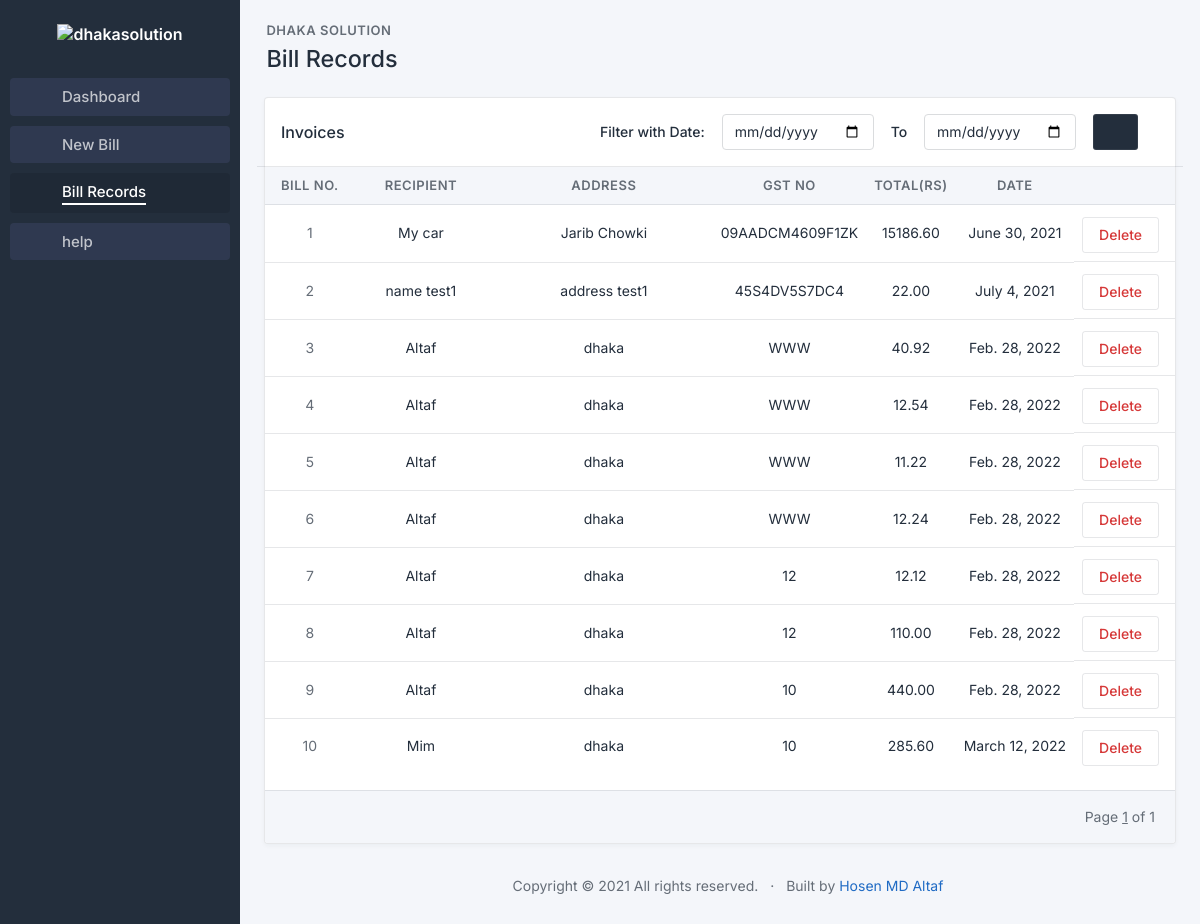
The app's page /records, older data.
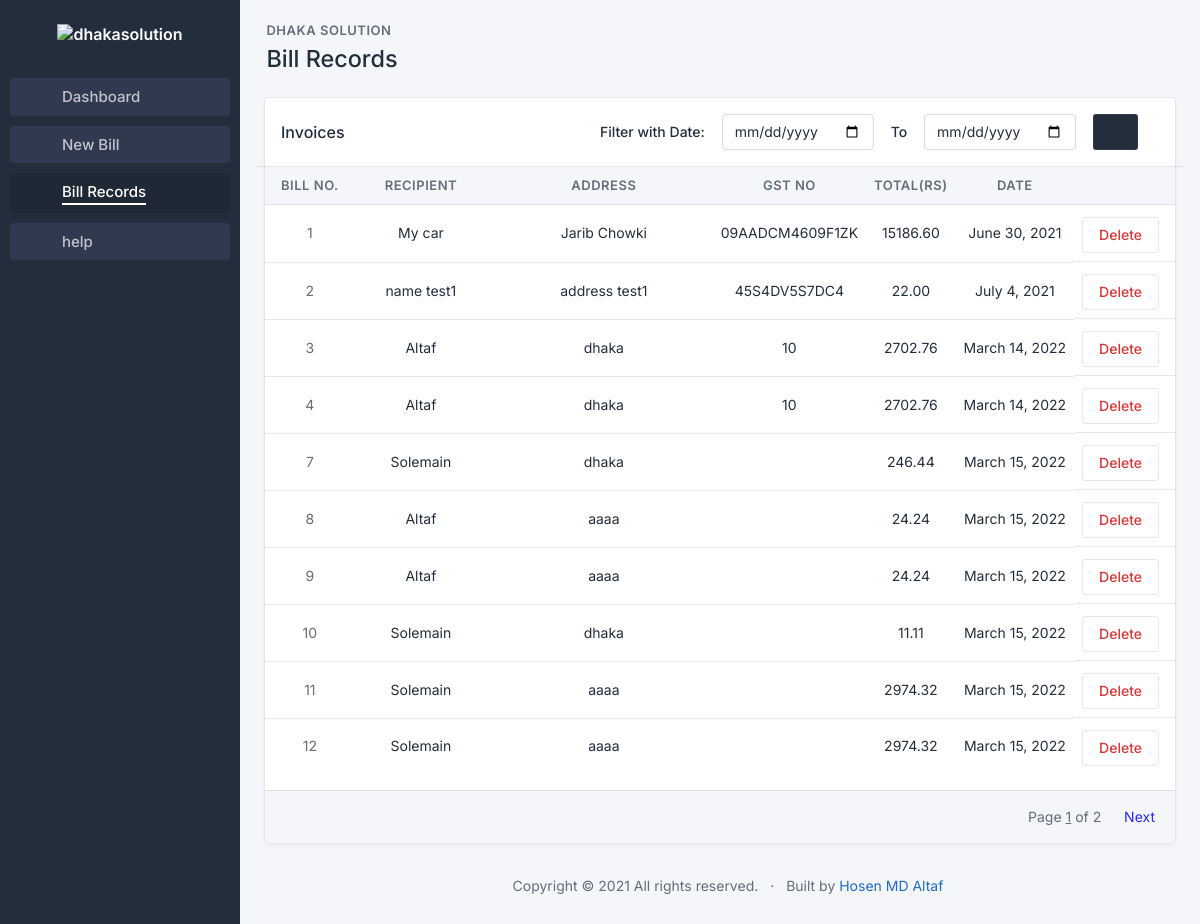
The same page, newer data.
### billmanage/models.py (models this page shows)
class bill(models.Model):
    billno = models.IntegerField(primary_key= True, null=False, blank=False)
    date = models.DateField(default=timezone.now, null=False, blank=False)
    recipient = models.TextField(null=False, blank=False, max_length=100)
    address = models.TextField(null=False, blank=False, max_length=200)
    GSTno = models.CharField(null=False, blank=False, max_length=15)
    cgst = models.IntegerField(null=False, blank=False)
    sgst = models.IntegerField(null=True, blank=True)
    total = models.DecimalField(null=False, blank=False, max_digits=12, decimal_places=2)
    grandtotal = models.DecimalField(null=False, blank=False, max_digits=12, decimal_places=2)
    notice = models.TextField(null=True, blank=True)
    email = models.EmailField(null=True, blank=True)
    phone = models.CharField(null=True, blank=True,max_length=30)

### billmanage/views.py (the view)
# urls.py: path('records', billviews.records, name='records'),
def records(request):
    if request.method=='POST':
        startingdate = request.POST['start']
        enddate = request.POST['end']
        if startingdate and enddate:
            billobj = bill.objects.filter(date__range=[startingdate, enddate])
        else:
            billobj = bill.objects.all()
    else:
        billobj = bill.objects.all()
    paginator = Paginator(billobj, 10)
    page_number = request.GET.get('page')
    try:
        bills = paginator.page(page_number)
    except PageNotAnInteger:
        bills = paginator.page(1)
    except EmptyPage:
        bills = paginator.page(paginator.num_pages)
    return render(request, 'billmanage/records.html', {'bills': bills})

### billmanage/templates/billmanage/records.html (shortened to what this page needs)
{% load static %}
<!doctype html>
<html lang="en">
  <head>
    <link href="{% static 'css/tabler.min.css' %}" rel="stylesheet"/>
    <link href="{% static 'css/tabler-flags.min.css' %}" rel="stylesheet"/>
    <link href="{% static 'css/tabler-payments.min.css' %}" rel="stylesheet"/>
    <link href="{% static 'css/tabler-vendors.min.css' %}" rel="stylesheet"/>
    <link href="{% static 'css/demo.min.css' %}" rel="stylesheet"/>
    <link href="{% static 'typicons.font-2.1.2/src/font/typicons.css' %}" rel="stylesheet"/>
  </head>
  <body class="antialiased">
    <div class="page">
      <aside class="navbar navbar-vertical navbar-expand-lg navbar-dark">
        <div class="container-fluid">
          <h1 class="navbar-brand navbar-brand-autodark">
            <a href=".">
              <img src="https://dhakasolution.com/img/logo.png" width="auto" height="50" alt="dhakasolution" class="mt-2">
            </a>
          </h1>
          <div class="collapse navbar-collapse" id="navbar-menu">
            <ul class="navbar-nav pt-lg-3">
              <li class="navitemsextra nav-item">
                <a class="nav-link" href="{% url 'dashboard' %}" >
                  <span class="nav-link-icon d-md-none d-lg-inline-block" style="margin-top: -6px; font-size: 20px"><i class="typcn typcn-home-outline"></i></span>
                  <span class="nav-link-title" >
                    Dashboard
                  </span>
                </a>
              </li>
              <li class="navitemsextra  nav-item">
                <a class="nav-link" href="{% url 'addbill' %}" >
                  <span class="nav-link-icon d-md-none d-lg-inline-block" style="margin-top: -6px; font-size: 20px"><i class="typcn typcn-document-add"></i></span>
                  <span class="nav-link-title">
                    New Bill
                  </span>
                </a>
              </li>
              <li class="navitemsextra  activenav active nav-item">
                <a class="nav-link" href="{% url 'records' %}" >
                  <span class="nav-link-icon d-md-none d-lg-inline-block" style="margin-top: -6px; font-size: 20px"><i class="typcn typcn-archive"></i></span>
                  <span class="nav-link-title" style="
                  border-bottom: 2px solid white;">
                    Bill Records
                  </span>
                </a>
              </li>
              <li class="navitemsextra nav-item">
                <a class="nav-link" href="{% url 'dashboard' %}" >
                  <span class="nav-link-icon d-md-none d-lg-inline-block" style="margin-top: -6px; font-size: 20px;"><i class="typcn typcn-lock-open"></i></span>
                  <span class="nav-link-title">
                    help
                  </span>
                </a>
              </li>
            </ul>
          </div>
        </div>
      </aside>
      <div class="content">
        <div class="container-xl">
			<div class="page-header d-print-none">
			  <div class="row align-items-center">
				<div class="col" style="zoom: 130%;">
					<div class="page-pretitle">
            Dhaka Solution
					  </div>
					  <h2 class="page-title">
						Bill Records
					  </h2>
				</div>
			  </div>
			</div>
			<div class="card">
                <div class="card-header row">
                  <div class="col-4">
                    <h3 class="card-title">Invoices</h3>
                  </div>
                  <div class="col-8">
                    <form action="{% url 'records' %}" method="POST">
                      <div class="m-1 form-group" style="display: flex; justify-content: space-evenly;">
                        <div>
                          <label for="start" class=" form-label col-form-label">Filter with Date:</label>
                        </div>
                        <div>
                          <input type="date" name="start" class="form-control" required>
                        </div>
                        <div>
                          <label for="" class="col-form-label form-label">To</label>
                        </div>
                        <div>
                          <input type="date" name="end" class="form-control" required>
                        </div>
                        <div>
                          <button type="submit" class="btn btn-dark"><i class="typcn typcn-filter"></i></button>
                        </div>
                      </div>
                    </form>
                  </div>
                </div>
                <div class="table-responsive" >
                  <table class="table card-table table-vcenter text-nowrap datatable">
                    <thead>
                        <tr class="text-center">
                            <th style="width: 4 rem; font-size: 13px;">Bill No.</th>
                            <th style="width: 10rem; font-size: 13px;">Recipient</th>
                            <th style="width: 15rem;overflow-wrap: break-word;font-size: 13px;">Address</th>
                            <th style="width: 8rem;font-size: 13px;">GST no</th>
                            <th style="font-size: 13px;">Total(Rs)</th>
                            <th style="font-size: 13px;">Date</th>
                            <th></th>
                          </tr>
                    </thead>
                    <tbody class="text-center">
                    {% for bill in bills%}
                      <tr>
                        <td style="width: 5rem;"><span class="text-muted">{{bill.billno}}</span></td>
                        <td style="width: 10rem;"><a href="{% url 'invoice' billno=bill.billno %}" class="text-reset" tabindex="-1">{{bill.recipient}}</a></td>
                        <td style="width: 15rem;overflow-wrap: break-word;">{{bill.address}}</td>
                        <td style="width: 8rem;">{{bill.GSTno}}</td>
                        <td>{{bill.grandtotal}}</td>
                        <td>{{bill.date}}</td>
                        <td class="text-end d-flex" style="justify-content: space-around;">
                            <a  href="{% url 'delete' billno=bill.billno %}" style="text-decoration: none;"><button class="btn btn-outline-red pl-2 pr-2 mt-1" >Delete</button></a>
                        </td>
                      </tr>
                    {% endfor %}
                    </tbody>
                  </table>
                </div>
                <div class="card-footer d-flex align-items-center">
                  <ul class="pagination m-0 ms-auto">
                    <li class="page-item m-1">
                        Page <span><u>{{ bills.number }}</u></span> of <span>{{ bills.paginator.num_pages }}</span>
                    </li>
                    {% if bills.has_next %}
                    <li class="page-item ">
                        <a class="page-link" style="color: rgb(43, 40, 250);" href="?page={{ bills.next_page_number }}">
                        <i class="typcn typcn-arrow-forward"></i>
                        Next
                      </a>
                    </li>
                    {% endif %}
                  </ul>
                </div>
              </div>
		  </div>
        <footer class="footer footer-transparent d-print-none">
          <div class="container">
            <div class="row text-center">
              <div class="col-12">
                <ul class="list-inline list-inline-dots mb-0">
                  <li class="list-inline-item">
                    Copyright &copy; 2021
                    All rights reserved.
                  </li>
                  <li class="list-inline-item">
                      Built by <a href="https://www.github.com/hosenmdaltaf"> Hosen MD Altaf</a>
                  </li>
                </ul>
              </div>
            </div>
          </div>
        </footer>
      </div>
    </div>
  </body>
</html>

### billmanage/templates/billmanage/records.html (style rules this page uses)
.navitemsextra { font-size: 15px; font-weight: 500; margin: 5px 10px; color: white; opacity: 1; }
.nav-link { background-color: rgb(158 152 255 / 10%) }

Row changes from the older to the newer data that the page shows:
removed bill: billno "5", recipient "Altaf", address "dhaka", GSTno "WWW", grandtotal "11.22", date "Feb. 28, 2022"
removed bill: billno "6", recipient "Altaf", address "dhaka", GSTno "WWW", grandtotal "12.24", date "Feb. 28, 2022"
changed bill id 3: GSTno "WWW" → "10"; grandtotal "40.92" → "2702.76"; date "Feb. 28, 2022" → "March 14, 2022"
changed bill id 4: GSTno "WWW" → "10"; grandtotal "12.54" → "2702.76"; date "Feb. 28, 2022" → "March 14, 2022"
changed bill id 7: recipient "Altaf" → "Solemain"; grandtotal "12.12" → "246.44"; date "Feb. 28, 2022" → "March 15, 2022"; GSTno "12" → (not shown)
changed bill id 8: address "dhaka" → "aaaa"; grandtotal "110.00" → "24.24"; date "Feb. 28, 2022" → "March 15, 2022"; GSTno "12" → (not shown)
changed bill id 9: address "dhaka" → "aaaa"; grandtotal "440.00" → "24.24"; date "Feb. 28, 2022" → "March 15, 2022"; GSTno "10" → (not shown)
changed bill id 10: recipient "Mim" → "Solemain"; grandtotal "285.60" → "11.11"; date "March 12, 2022" → "March 15, 2022"; GSTno "10" → (not shown)
added bill: billno "11", recipient "Solemain", address "aaaa", grandtotal "2974.32", date "March 15, 2022"
added bill: billno "12", recipient "Solemain", address "aaaa", grandtotal "2974.32", date "March 15, 2022"
Text that changed along with them:
{{ bills.paginator.num_pages }}: "1" → "2"
text now shown: "Next"
